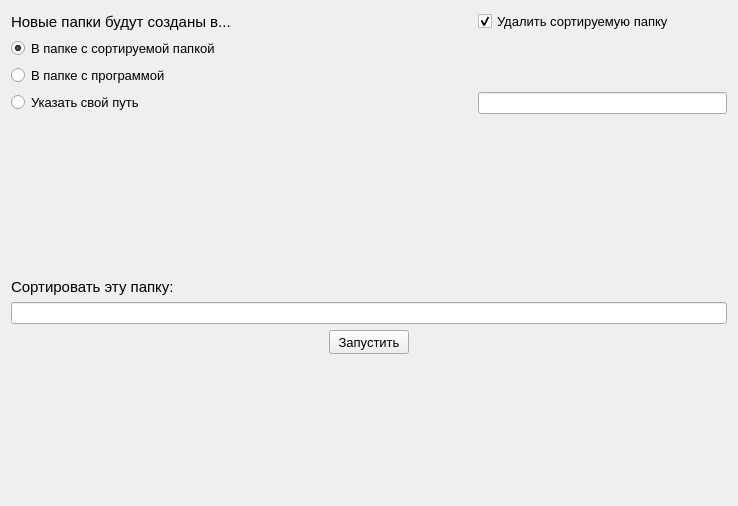
<?xml version="1.0" encoding="UTF-8"?>
<ui version="4.0">
 <class>Form</class>
 <widget class="QWidget" name="Form">
  <property name="geometry">
   <rect>
    <x>0</x>
    <y>0</y>
    <width>734</width>
    <height>506</height>
   </rect>
  </property>
  <property name="windowTitle">
   <string>Form</string>
  </property>
  <layout class="QGridLayout" name="gridLayout">
   <item row="0" column="0" alignment="Qt::AlignLeft">
    <widget class="QLabel" name="label_1">
     <property name="minimumSize">
      <size>
       <width>222</width>
       <height>20</height>
      </size>
     </property>
     <property name="maximumSize">
      <size>
       <width>355</width>
       <height>328</height>
      </size>
     </property>
     <property name="font">
      <font>
       <pointsize>11</pointsize>
      </font>
     </property>
     <property name="text">
      <string>Новые папки будут созданы в...</string>
     </property>
    </widget>
   </item>
   <item row="3" column="0">
    <widget class="QRadioButton" name="prg_folder">
     <property name="minimumSize">
      <size>
       <width>461</width>
       <height>20</height>
      </size>
     </property>
     <property name="font">
      <font>
       <pointsize>10</pointsize>
      </font>
     </property>
     <property name="text">
      <string>В папке с программой</string>
     </property>
    </widget>
   </item>
   <item row="4" column="0">
    <widget class="QRadioButton" name="custom_folder">
     <property name="minimumSize">
      <size>
       <width>461</width>
       <height>20</height>
      </size>
     </property>
     <property name="font">
      <font>
       <pointsize>10</pointsize>
      </font>
     </property>
     <property name="text">
      <string>Указать свой путь</string>
     </property>
    </widget>
   </item>
   <item row="5" column="0" alignment="Qt::AlignVCenter">
    <widget class="QLabel" name="label">
     <property name="minimumSize">
      <size>
       <width>461</width>
       <height>176</height>
      </size>
     </property>
     <property name="font">
      <font>
       <pointsize>11</pointsize>
      </font>
     </property>
     <property name="text">
      <string>Сортировать эту папку:</string>
     </property>
     <property name="alignment">
      <set>Qt::AlignBottom|Qt::AlignLeading|Qt::AlignLeft</set>
     </property>
    </widget>
   </item>
   <item row="2" column="0">
    <widget class="QRadioButton" name="where_folder">
     <property name="minimumSize">
      <size>
       <width>461</width>
       <height>20</height>
      </size>
     </property>
     <property name="font">
      <font>
       <pointsize>10</pointsize>
      </font>
     </property>
     <property name="text">
      <string>В папке с сортируемой папкой</string>
     </property>
     <property name="checked">
      <bool>true</bool>
     </property>
    </widget>
   </item>
   <item row="7" column="0" colspan="2">
    <widget class="QLineEdit" name="sort_this">
     <property name="minimumSize">
      <size>
       <width>716</width>
       <height>20</height>
      </size>
     </property>
     <property name="font">
      <font>
       <pointsize>9</pointsize>
      </font>
     </property>
    </widget>
   </item>
   <item row="8" column="0" colspan="2" alignment="Qt::AlignHCenter|Qt::AlignTop">
    <widget class="QPushButton" name="run">
     <property name="minimumSize">
      <size>
       <width>75</width>
       <height>24</height>
      </size>
     </property>
     <property name="font">
      <font>
       <pointsize>10</pointsize>
      </font>
     </property>
     <property name="text">
      <string>Запустить</string>
     </property>
    </widget>
   </item>
   <item row="0" column="1">
    <widget class="QCheckBox" name="del_cb">
     <property name="minimumSize">
      <size>
       <width>249</width>
       <height>20</height>
      </size>
     </property>
     <property name="font">
      <font>
       <pointsize>10</pointsize>
      </font>
     </property>
     <property name="text">
      <string>Удалить сортируемую папку</string>
     </property>
     <property name="checked">
      <bool>true</bool>
     </property>
    </widget>
   </item>
   <item row="4" column="1">
    <widget class="QLineEdit" name="new_dirs_here">
     <property name="minimumSize">
      <size>
       <width>249</width>
       <height>20</height>
      </size>
     </property>
     <property name="font">
      <font>
       <pointsize>9</pointsize>
      </font>
     </property>
    </widget>
   </item>
  </layout>
 </widget>
 <resources/>
 <connections/>
</ui>
